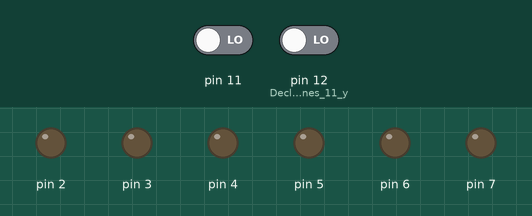
The sketch below on a simulated Arduino Uno, built with avr-gcc and run on an emulated ATmega328P. Parts: output pins drawn as LEDs (lit = HIGH). The test bench sets the inputs (shaded band); at power-on: pin 11 LOW, pin 12 (Declaramos_los_pines_11_y) LOW.

Above: at 1.2 s.
1.3 s: pin 11 driven HIGH
At 1.8 s:
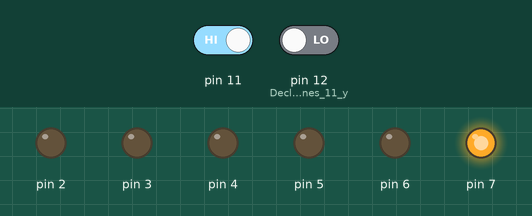
At 5.0 s:
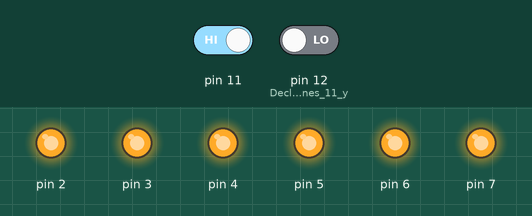
Timing chart, 0 to 6.5 s (numbered marks = the images above; inputs shaded):
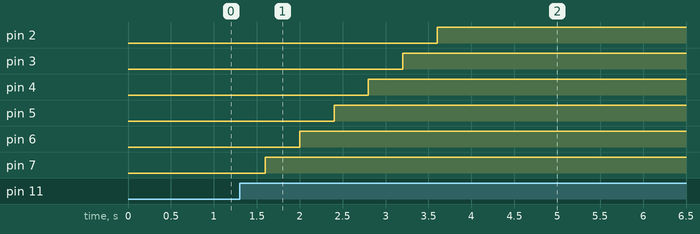

The sketch:

Ejercicio_2.ino
```cpp
int but0; //Declaramos una variable entera para el estado del botón 0
int but1; //Declaramos una variable entera para el estado del botón 1
int cont=0; //Declaramos una variable contador y la definimos como 0
int del=200; //Definimos una variable para el delay y lo fijamos a 200 ms

void setup() {
  pinMode(12,INPUT); //Declaramos los pines 11 y 12 como entradas, en este caso de los dos botones
  pinMode(11,INPUT);

  for(int i=2;i<=7;i++){ //Con un bucle for declaramos los pines del 2 al 7 como salidas, en este caso cada uno asociado a un LED
    pinMode(i,OUTPUT);
  }

}

void loop() {
  but1=digitalRead(12); //Definimos la variable but0 como el estado del pin 12
  but0=digitalRead(11); //Definimos la variable but1 como el estado del pin 11
  delay(del); //Por cuestiones mecanicas del botón, necesitamos dejar un delay pequeño.


  //Abrimos un condicional donde si but0=1 pero but1=0 entonces se enciende un LED.
  if(but0 && !but1){
    if(cont==0){ //Este condicional nos dice que si cont=0 entonces se enciende el LED de la izquierda (el asociado al pin 7) y suma 1 a la variable cont
      digitalWrite(7,HIGH);
      cont++;
      delay(del);
    }
    else if(cont==1){ //De la misma forma, si cont=1 entonces se enciende el siguiente LED a la derecha (el asociado al pin 6) y se le suma 1 a cont, lo mismo para las demas iteraciones
      digitalWrite(6,HIGH);
      cont++;
      delay(del);
    }
    else if(cont==2){
      digitalWrite(5,HIGH);
      cont++;
      delay(del);
    }
    else if(cont==3){
      digitalWrite(4,HIGH);
      cont++;
      delay(del);
    }
    else if(cont==4){
      digitalWrite(3,HIGH);
      cont++;
      delay(del);
    }
    else if(cont==5){
      digitalWrite(2,HIGH);
      delay(del);
    }
    else{
      delay(del);
    }
  }

  //Abrimos un else if donde si but0=0 pero but1=1 entonces se apaga un LED
  else if(but1 && !but0){
    if(cont==0){ //Este condicional nos dice que si cont=0 entonces se apaga el LED de la izquierda (el asociado al pin 7) y resta 1 a la variable cont
      digitalWrite(7,LOW);
      delay(del);
    }
    else if(cont==1){ //De la misma forma, si cont=1 entonces se apaga el LED a su derecha (el asociado al pin 6) y se le resta 1 a cont, lo mismo para las demas iteraciones
      digitalWrite(6,LOW);
      cont--;
      delay(del);
    }
    else if(cont==2){
      digitalWrite(5,LOW);
      cont--;
      delay(del);
    }
    else if(cont==3){
      digitalWrite(4,LOW);
      cont--;
      delay(del);
    }
    else if(cont==4){
      digitalWrite(3,LOW);
      cont--;
      delay(del);
    }
    else if(cont==5){
      digitalWrite(2,LOW);
      cont--;
      delay(del);
    }
    else{
      delay(del);
    }
  }
}
```

Measured:
- after the input at 1.3 s, pin 2: LOW → HIGH after 2.3 s; pin 3: LOW → HIGH after 1.9 s; pin 4: LOW → HIGH after 1.5 s; pin 5: LOW → HIGH after 1.1 s; pin 6: LOW → HIGH after 0.70 s
